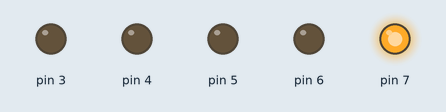
Recording of a sketch running on a simulated Arduino Uno, built with avr-gcc and run on an emulated ATmega328P. Shown: output pins drawn as LEDs (lit = HIGH).

Above: at 0.15 s.
At 1.35 s:
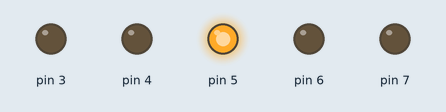
At 1.95 s:
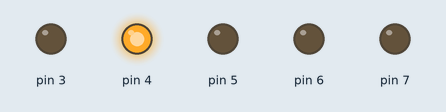
At 2.55 s:
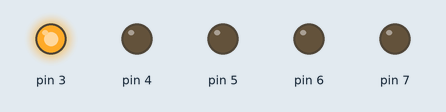
At 3.75 s:
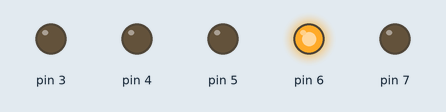
At 6.45 s:
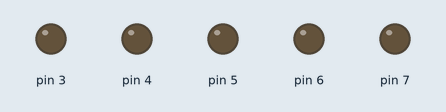
Timing chart, 0 to 6.9 s (numbered marks = the images above):
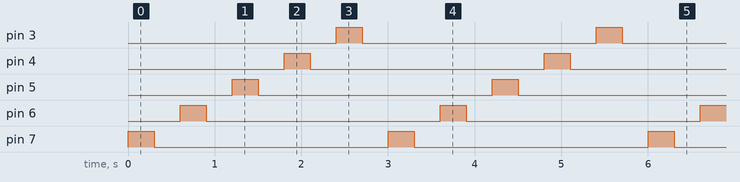

The sketch:

ledsGen.ino
```cpp
class Led
{
private:
    byte pin;

public:
    Led(byte pin)
    {
        this->pin = pin;
        init();
    }
    void init()
    {
        pinMode(pin, OUTPUT);
        off();
    }
    void on()
    {
        digitalWrite(pin, HIGH);
    }
    void off()
    {
        digitalWrite(pin, LOW);
    }
};
Led leds[5] = {7, 6, 5, 4, 3};
void setup() {}
void loop()
{
    for (int i = 0; i <= 4; i++)
    {
        leds[i].on();
        delay(300);
        leds[i].off();
        delay(300);
    }
}
```

Measured:
- by itself, pin 3–7: alternates HIGH for 0.30 s and LOW for 2.7 s
- by itself, everything shown: repeats every 3.0 s, in 10 steps
